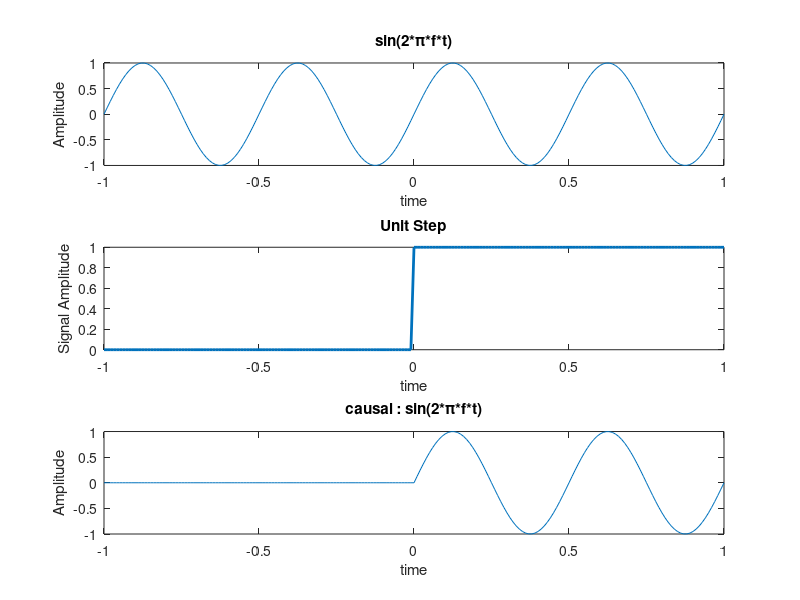

The MATLAB source for this figure:
clc 
clear all 
close all
t= -1:1/100:1; 
x1 = sin(2*pi*2*t);
subplot(3,1,1);
plot(t,x1);
xlabel('time'); 
ylabel('Amplitude'); 
title('sin(2*\pi*f*t)');
u = (t>=0); 
x2 = x1.*u;
subplot(3,1,2);
plot(t,u,'LineWidth',2); 
xlabel('time'); 
ylabel('Signal Amplitude'); 
title('Unit Step');
subplot(3,1,3);
plot(t,x2); 
xlabel('time')
ylabel('Amplitude');
title('causal : sin(2*\pi*f*t)');


